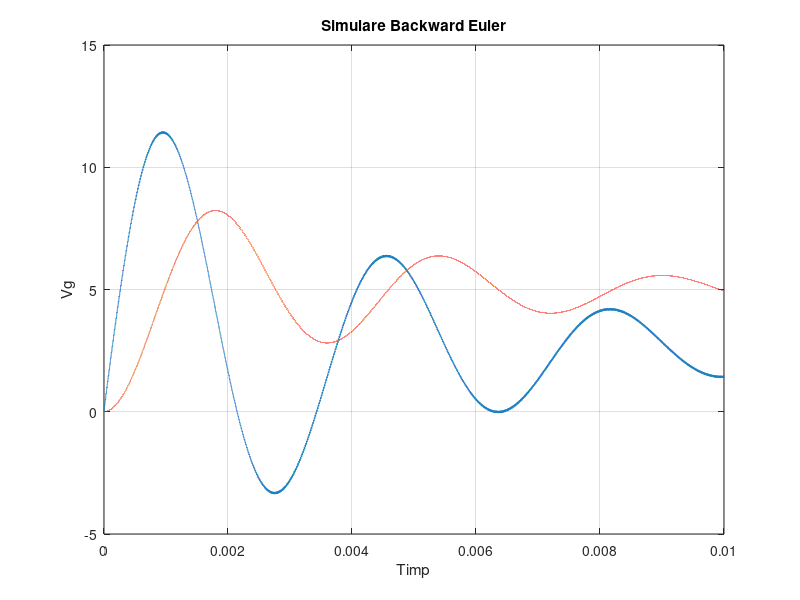

Source code (MATLAB):
clc; clear all; close all;
% Algoritmul Backward Euler

% Definirea valorilor elementelor din circuit
Vg=8; Vo=5; io=2; Iomin=1; fs=80e3; Lm=200e-6; L2=185.1e-6; C=1e-3;
VD1=0.4; VD2=0.4; VD4=0.4; Rc=10e-3; Rg=10e-3; Ron=0.001; n=0.96;
R=2.5; D=0.52;
Ts=1/fs;

% Definirea matricilor de stare
Ur=[Vg;VD1];
Rp=R*Rc/(R+Rc);


A1=[-(Ron+Rg+Rp)/(n^2*Lm) -R/(n*Lm*(R+Rc)); R/((R+Rc)*n*C) -1/((R+Rc)*C)];
B1=[1/(n*Lm) -1/(n*Lm) 0 0; 0 0 0 0];
E1=[1 0; Rp/n R/(R+Rc); 1/n 0];
F1=[0 0 0 0; 0 0 0 0; 0 0 0 0];


A2=[-Rp/((n+1)^2*Lm) -R/((n+1)*Lm*(R+Rc)); R/((n+1)*(R+Rc)*C) -1/((R+Rc)*C)];
B2=[0 0 -1/((n+1)*Lm) -1/((n+1)*Lm); 0 0 0 0];
E2=[1 0; Rp/(n+1) R/(R+Rc); 0 0];
F2=[0 0 0 0; 0 0 0 0; 0 0 0 0];

AD=D*A1+(1-D)*A2; 
BD=D*B1+(1-D)*B2; 
ED=D*E1+(1-D)*E2; 
FD=D*F1+(1-D)*F2;

h=80e-9; Tsim=10e-3;
time=0:h:Tsim;
t=time(1); x=[0 0]; m=1;
I=eye(2);
while t<Tsim
    a=floor(t/Ts);
    if (t>=a*Ts)&(t<(a+D)*Ts)
       q=1; 
    else
       q=0;
    end
    A=q*A1+(1-q)*A2;
    B=q*B1+(1-q)*B2;
    Ur=[Vg;VD1;VD2;VD4]
   x(m+1,:)=((inv(I-h*A)*(x(m,:))'+h*B*Ur));
    m=m+1; t=time(m);
end
plot(time,x);
title('Simulare Backward Euler');grid;
xlabel('Timp')
ylabel('Vg')
